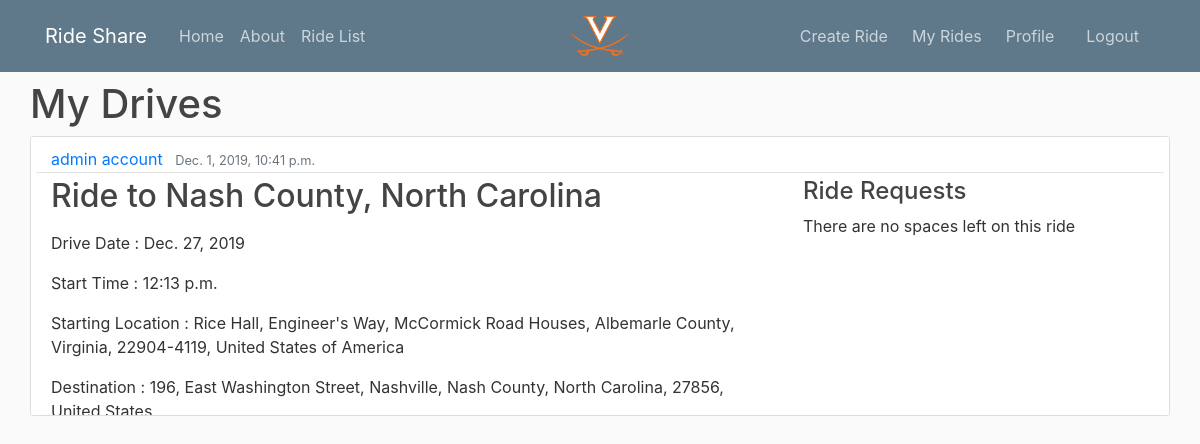
The app's page /mydrives/ (signed in) with its own data.
### rideapp/models.py (models this page shows, shortened)
class Ride(models.Model):
    postedTime = models.DateTimeField('Posted Date')
    rideDate = models.DateField('Ride Date')
    rideTime = models.TimeField('Ride Departure Time:')
    rideStartLoc = LocationField('Departure location',map_attrs={'center': [38.034887,-78.504832], 'marker_color': 'blue','placeholder': 'Pick a location below'}, null=True)
    startAddress = models.CharField('Start location',max_length=500, default='')
    rideEndLoc = LocationField('Destination',map_attrs={'center': [38.034887,-78.504832], 'marker_color': 'blue'}, null=True)
    endAddress = models.CharField(max_length=500, default='')
    generalDest = models.CharField(max_length=500, default='')
    riderRequests = models.ManyToManyField(Rider, related_name='+')
    riderList = models.ManyToManyField(Rider, related_name='+')
    spacesAvailable = models.IntegerField('Spaces Available',default=0)
    cost = MoneyField(decimal_places=2, default=0, max_digits=5, default_currency='USD', validators=[MinMoneyValidator(0), MaxMoneyValidator(1000)])
    details = models.TextField('Additional details for riders (optional)', blank = True, default ='')
    driver = models.ForeignKey(CustomUser, on_delete=models.CASCADE, null=True)
    def is_current(self):
        return (self.rideDate > datetime.date.today() or (self.rideTime > datetime.datetime.now().time() and self.rideDate == datetime.date.today()))
    def has_endLoc(self):
        return self.rideEndLoc != None

class CustomUser(AbstractUser):
    venmo_id = models.CharField(max_length=200, default='')
    phone_number = PhoneField(E164_only=True)
    photo = models.ImageField(upload_to='images/',default='images/default.jpg')
    avg_rating = models.FloatField(default=0.0)
    count = models.IntegerField(default=0)
    first_login = models.IntegerField(default=0)
    @property
    def full_name(self):
        return '{} {}'.format(self.first_name, self.last_name)

### rideapp/views.py (the view)
# urls.py: path('mydrives/', views.myDrivesView, name='mydrives'),
@login_required
def myDrivesView(request):
    posts = Ride.objects.filter(driver=request.user).order_by('-postedTime')
    context = {
        'posts' : posts
    }
    return render(request, 'rideapp/mydrives.html', context)

### rideapp/templates/rideapp/mydrives.html (shortened to what this page needs)
{% extends "base4.html" %}
{% block content %}
<h1>My Drives</h1>
{% if posts.count > 0%}
	{% for post in posts %}
		{%if post.is_current and post.has_endLoc%}
			<article class="content-section container fixedHeight">
			    <div class="row">
				    <div class="article-metadata col-12">
			            <a class="mr-2" href="/{{post.driver.username}}/info">{{ post.driver.first_name }} {{ post.driver.last_name }}</a>
				      	<small class="text-muted">{{ post.postedTime }}</small>
				    </div>
				    <div class="col-8">
				        <h2><a class="article-title" href="/{{post.id}}/ridepage">Ride to {{ post.generalDest }}</a></h2>
						<p> Drive Date : {{ post.rideDate }}</p>
						<p> Start Time : {{ post.rideTime }}</p>
						<p> Starting Location : {{ post.startAddress }}</p>
						<p> Destination : {{ post.endAddress }}</p>
	                </div>
				  	<div class="col-4">
					  		<h4>Ride Requests</h4>
					  	<div>
	                        {% if post.spacesAvailable > 0 %}
						  	{% for request in post.riderRequests.all%}
					  			<div class="row border rounded">
					  				<div class="col-6 align-middle">
					  					<a  href="/{{request.user.username}}/info">{{request.user.first_name}} {{request.user.last_name}}</a>
					  				</div>
					  				<div class="col-3 no-gutters pl-1 pr-1">
							  			<div class="highlightBox accept buttonDiv noOverFlow" onclick="window.location='/mydrives/+/{{post.id}}/{{request.id}}';">Approve</div>
							  		</div>
							  		<div class="col-3 no-gutters pl-1 pr-1">
							  			<div class="highlightBox reject buttonDiv noOverFlow" onclick="window.location='/mydrives/-/{{post.id}}/{{request.id}}';">Decline</div>
							  		</div>
							  		<div class="row">
						  				<div class="col-6 no-"><p class="font-weight-bold m-0">Pick Up</p>{{request.pickupLoc}}</div>
						  				<div class="col-6"><p class="font-weight-bold m-0">Drop Off</p>{{request.dropoffLoc}}</div>
						  				<div class="col-12"><p class="font-weight-bold m-0">Additional Notes</p>{{request.additionalNotes}}</div>
					  				</div>
					  			</div>
						  	{% endfor %}
	                        {% else %}
	                        <p>There are no spaces left on this ride</p>
	                        {% endif %}
					  	</div>
				  	</div>
				</div>
			</article>
		{%endif%}
	{% endfor %}
{% else %}
<div class="col-12">
	<h4>You have no rides</h4>
</div>
{% endif %}
{% endblock content %}

### rideapp/static/rideapp/main.css (style rules this page uses)
body { background: #fafafa; color: #333333; margin-top: 5rem; }
h1, h2, h3, h4, h5, h6 { color: #444444; }
.content-section { background: #ffffff; padding: 10px 20px; border: 1px solid #dddddd; border-radius: 3px; margin-bottom: 20px; }
.article-title { color: #444444; }
.article-metadata { padding-bottom: 1px; margin-bottom: 4px; border-bottom: 1px solid #e3e3e3 }

### rideapp/static/rideapp/ride.css (style rules this page uses)
.fixedHeight { max-height: 35vh; overflow: auto; }

### records on screen
Ride: driver.first_name "admin", driver.last_name "account", postedTime "Dec. 1, 2019, 10:41 p.m.", generalDest "Nash County, North Carolina", rideDate "Dec. 27, 2019", rideTime "12:13 p.m.", startAddress "Rice Hall, Engineer's Way, McCormick Road Houses, Albemarle County, Virginia, 22904-4119, United States of America", endAddress "196, East Washington Street, Nashville, Nash County, North Carolina, 27856,…", spacesAvailable "There are no spaces left on this ride"
